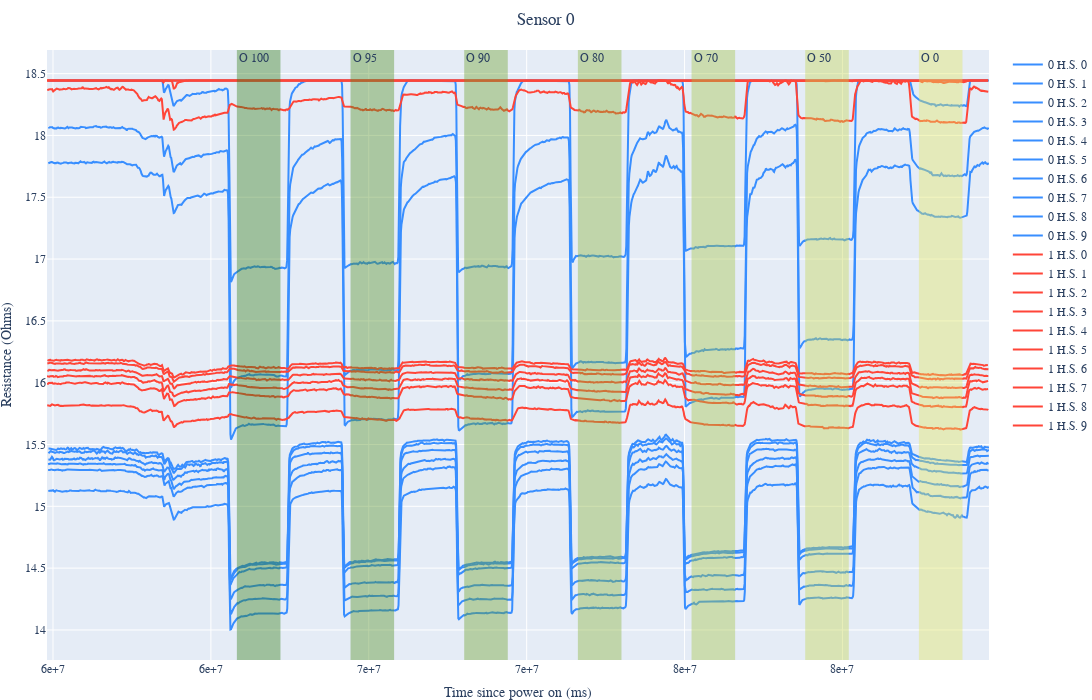

This figure's notebook cell:
### Code cell
plot_matrices_data_arr(sensor_data, 0, sensor_labels, skip=2900, cut=10)

### Figure 1 — Plotly figure (JSON) as saved in the notebook; plotly's stock layout.template omitted (floating-point values rounded to 4 significant figures; data arrays with more than 128 entries replaced by an {"elided": "..."} marker saying what was removed)
{"data": [{"line": {"color": "#388eff"}, "mode": "lines", "name": "0 H.S. 0", "showlegend": true, "type": "scatter", "x": {"elided": "1574 int values"}, "y": {"elided": "1574 float values"}}, {"line": {"color": "#388eff"}, "mode": "lines", "name": "0 H.S. 1", "showlegend": true, "type": "scatter", "x": {"elided": "1574 int values"}, "y": {"elided": "1574 float values"}}, {"line": {"color": "#388eff"}, "mode": "lines", "name": "0 H.S. 2", "showlegend": true, "type": "scatter", "x": {"elided": "1574 int values"}, "y": {"elided": "1574 float values"}}, {"line": {"color": "#388eff"}, "mode": "lines", "name": "0 H.S. 3", "showlegend": true, "type": "scatter", "x": {"elided": "1574 int values"}, "y": {"elided": "1574 float values"}}, {"line": {"color": "#388eff"}, "mode": "lines", "name": "0 H.S. 4", "showlegend": true, "type": "scatter", "x": {"elided": "1574 int values"}, "y": {"elided": "1574 float values"}}, {"line": {"color": "#388eff"}, "mode": "lines", "name": "0 H.S. 5", "showlegend": true, "type": "scatter", "x": {"elided": "1574 int values"}, "y": {"elided": "1574 float values"}}, {"line": {"color": "#388eff"}, "mode": "lines", "name": "0 H.S. 6", "showlegend": true, "type": "scatter", "x": {"elided": "1574 int values"}, "y": {"elided": "1574 float values"}}, {"line": {"color": "#388eff"}, "mode": "lines", "name": "0 H.S. 7", "showlegend": true, "type": "scatter", "x": {"elided": "1574 int values"}, "y": {"elided": "1574 float values"}}, {"line": {"color": "#388eff"}, "mode": "lines", "name": "0 H.S. 8", "showlegend": true, "type": "scatter", "x": {"elided": "1574 int values"}, "y": {"elided": "1574 float values"}}, {"line": {"color": "#388eff"}, "mode": "lines", "name": "0 H.S. 9", "showlegend": true, "type": "scatter", "x": {"elided": "1574 int values"}, "y": {"elided": "1574 float values"}}, {"line": {"color": "#ff4538"}, "mode": "lines", "name": "1 H.S. 0", "showlegend": true, "type": "scatter", "x": {"elided": "1577 int values"}, "y": {"elided": "1577 float values"}}, {"line": {"color": "#ff4538"}, "mode": "lines", "name": "1 H.S. 1", "showlegend": true, "type": "scatter", "x": {"elided": "1577 int values"}, "y": {"elided": "1577 float values"}}, {"line": {"color": "#ff4538"}, "mode": "lines", "name": "1 H.S. 2", "showlegend": true, "type": "scatter", "x": {"elided": "1577 int values"}, "y": {"elided": "1577 float values"}}, {"line": {"color": "#ff4538"}, "mode": "lines", "name": "1 H.S. 3", "showlegend": true, "type": "scatter", "x": {"elided": "1577 int values"}, "y": {"elided": "1577 float values"}}, {"line": {"color": "#ff4538"}, "mode": "lines", "name": "1 H.S. 4", "showlegend": true, "type": "scatter", "x": {"elided": "1577 int values"}, "y": {"elided": "1577 float values"}}, {"line": {"color": "#ff4538"}, "mode": "lines", "name": "1 H.S. 5", "showlegend": true, "type": "scatter", "x": {"elided": "1577 int values"}, "y": {"elided": "1577 float values"}}, {"line": {"color": "#ff4538"}, "mode": "lines", "name": "1 H.S. 6", "showlegend": true, "type": "scatter", "x": {"elided": "1577 int values"}, "y": {"elided": "1577 float values"}}, {"line": {"color": "#ff4538"}, "mode": "lines", "name": "1 H.S. 7", "showlegend": true, "type": "scatter", "x": {"elided": "1577 int values"}, "y": {"elided": "1577 float values"}}, {"line": {"color": "#ff4538"}, "mode": "lines", "name": "1 H.S. 8", "showlegend": true, "type": "scatter", "x": {"elided": "1577 int values"}, "y": {"elided": "1577 float values"}}, {"line": {"color": "#ff4538"}, "mode": "lines", "name": "1 H.S. 9", "showlegend": true, "type": "scatter", "x": {"elided": "1576 int values"}, "y": {"elided": "1576 float values"}}], "layout": {"annotations": [{"showarrow": false, "text": "O 100", "x": 60823183, "xanchor": "left", "xref": "x", "y": 1, "yanchor": "top", "yref": "y domain"}, {"showarrow": false, "text": "O 95", "x": 64422595, "xanchor": "left", "xref": "x", "y": 1, "yanchor": "top", "yref": "y domain"}, {"showarrow": false, "text": "O 90", "x": 68022201, "xanchor": "left", "xref": "x", "y": 1, "yanchor": "top", "yref": "y domain"}, {"showarrow": false, "text": "O 80", "x": 71621681, "xanchor": "left", "xref": "x", "y": 1, "yanchor": "top", "yref": "y domain"}, {"showarrow": false, "text": "O 70", "x": 75221723, "xanchor": "left", "xref": "x", "y": 1, "yanchor": "top", "yref": "y domain"}, {"showarrow": false, "text": "O 50", "x": 78820887, "xanchor": "left", "xref": "x", "y": 1, "yanchor": "top", "yref": "y domain"}, {"showarrow": false, "text": "O 0", "x": 82420652, "xanchor": "left", "xref": "x", "y": 1, "yanchor": "top", "yref": "y domain"}], "font": {"family": "Times New Roman"}, "height": 700, "margin": {"b": 0, "l": 0, "r": 10, "t": 50}, "shapes": [{"fillcolor": "#327d17", "line": {"width": 0}, "opacity": 0.4, "type": "rect", "x0": 60823183, "x1": 62202908, "xref": "x", "y0": 0, "y1": 1, "yref": "y domain"}, {"fillcolor": "#508f21", "line": {"width": 0}, "opacity": 0.4, "type": "rect", "x0": 64422595, "x1": 65802426, "xref": "x", "y0": 0, "y1": 1, "yref": "y domain"}, {"fillcolor": "#6ca02c", "line": {"width": 0}, "opacity": 0.4, "type": "rect", "x0": 68022201, "x1": 69401967, "xref": "x", "y0": 0, "y1": 1, "yref": "y domain"}, {"fillcolor": "#88b237", "line": {"width": 0}, "opacity": 0.4, "type": "rect", "x0": 71621681, "x1": 73001517, "xref": "x", "y0": 0, "y1": 1, "yref": "y domain"}, {"fillcolor": "#a4c444", "line": {"width": 0}, "opacity": 0.4, "type": "rect", "x0": 75221723, "x1": 76601246, "xref": "x", "y0": 0, "y1": 1, "yref": "y domain"}, {"fillcolor": "#c2d551", "line": {"width": 0}, "opacity": 0.4, "type": "rect", "x0": 78820887, "x1": 80200708, "xref": "x", "y0": 0, "y1": 1, "yref": "y domain"}, {"fillcolor": "#e0e75f", "line": {"width": 0}, "opacity": 0.4, "type": "rect", "x0": 82420652, "x1": 83800303, "xref": "x", "y0": 0, "y1": 1, "yref": "y domain"}], "title": {"font": {"family": "Times New Roman"}, "pad": {"b": 0, "l": 0, "r": 0, "t": 0}, "text": "Sensor 0", "x": 0.5}, "width": 1200, "xaxis": {"tickformat": ".0e", "title": {"text": "Time since power on (ms)"}}, "yaxis": {"title": {"text": "Resistance (Ohms)"}}}}
